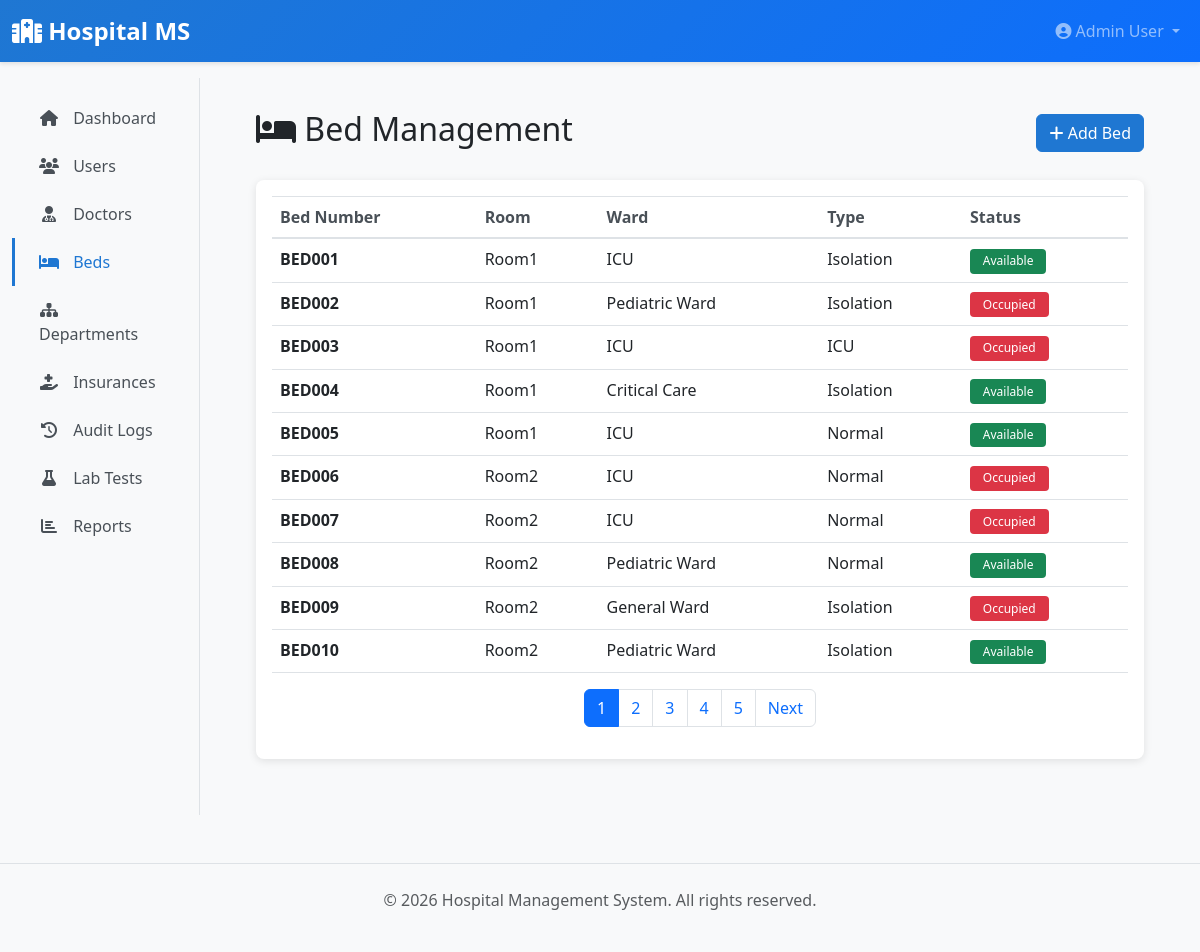
The app's page /admin/beds (signed in), older data.
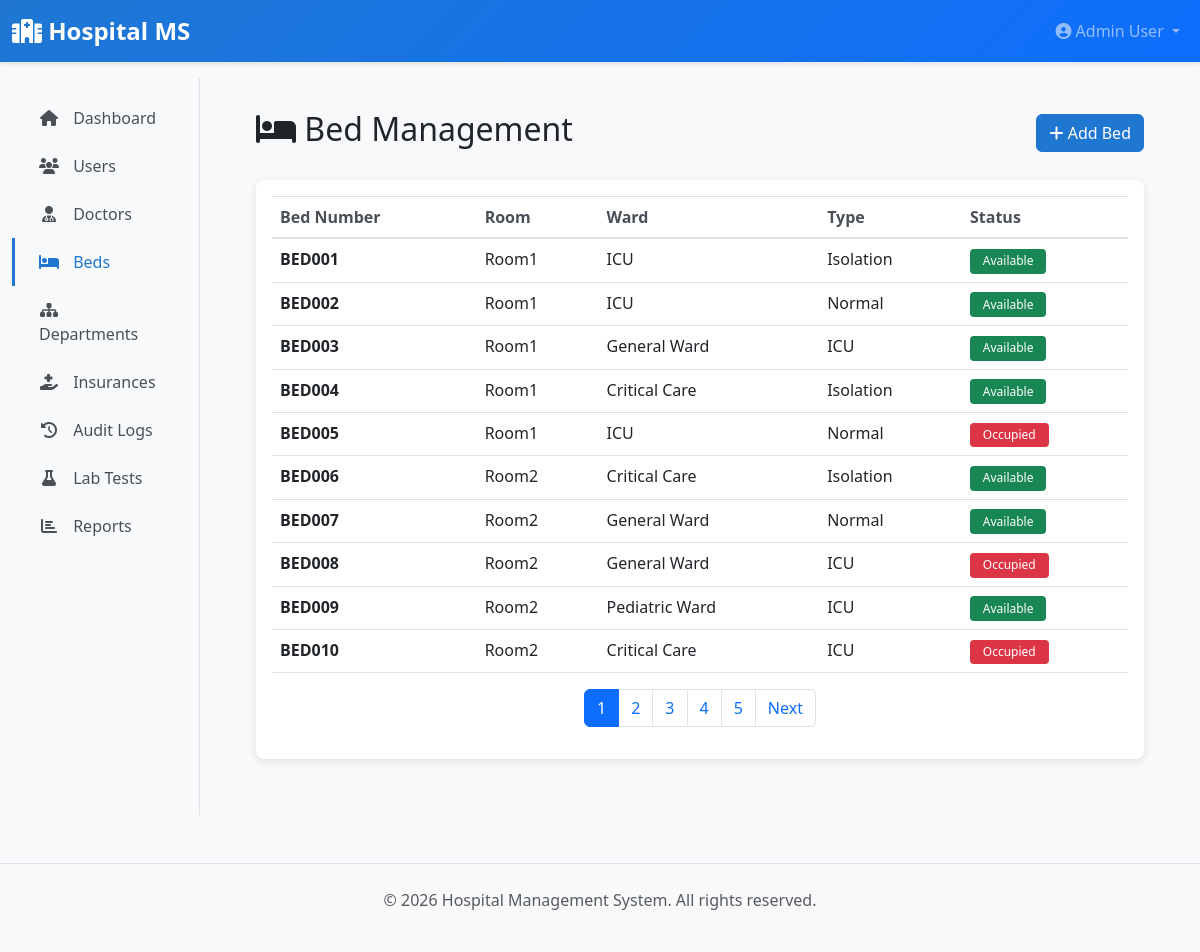
The same page, newer data.
### app/models/__init__.py (models this page shows, shortened)
class User(UserMixin, db.Model):
    __tablename__ = 'users'
    id = db.Column(db.Integer, primary_key=True)
    username = db.Column(db.String(80), unique=True, nullable=False, index=True)
    email = db.Column(db.String(120), unique=True, nullable=False, index=True)
    password_hash = db.Column(db.String(255), nullable=False)
    first_name = db.Column(db.String(80))
    last_name = db.Column(db.String(80))
    phone = db.Column(db.String(20))
    role = db.Column(db.Enum(UserRole), nullable=False, default=UserRole.PATIENT)
    is_active = db.Column(db.Boolean, default=True)
    created_at = db.Column(db.DateTime, default=datetime.utcnow)
    updated_at = db.Column(db.DateTime, default=datetime.utcnow, onupdate=datetime.utcnow)
    patient = db.relationship('Patient', uselist=False, back_populates='user', foreign_keys='Patient.user_id', cascade='all, delete-orphan', passive_deletes=True)
    doctor = db.relationship('Doctor', uselist=False, back_populates='user', foreign_keys='Doctor.user_id', cascade='all, delete-orphan', passive_deletes=True)
    lab_staff = db.relationship('LabStaff', uselist=False, back_populates='user', foreign_keys='LabStaff.user_id', cascade='all, delete-orphan', passive_deletes=True)
    def get_full_name(self):
        return f"{self.first_name} {self.last_name}".strip()

class Bed(db.Model):
    __tablename__ = 'beds'
    id = db.Column(db.Integer, primary_key=True)
    bed_number = db.Column(db.String(20), unique=True, nullable=False)
    room_number = db.Column(db.String(20))
    ward = db.Column(db.String(50), nullable=False)  # ICU, General, Pediatric, etc.
    bed_type = db.Column(db.String(50))  # Normal, ICU, Isolation
    is_available = db.Column(db.Boolean, default=True)
    created_at = db.Column(db.DateTime, default=datetime.utcnow)
    admissions = db.relationship('Admission', back_populates='bed')

### app/blueprints/admin.py (the view)
@admin_bp.route('/beds')
@login_required
@admin_required
def beds_list():
    page = request.args.get('page', 1, type=int)
    beds = Bed.query.paginate(page=page, per_page=10)
    return render_template('admin/beds_list.html', beds=beds)

### app/blueprints/admin.py (called while the page is built)
def admin_required(f):
    @wraps(f)
    def decorated_function(*args, **kwargs):
        if not current_user.is_authenticated or current_user.role != UserRole.ADMIN:
            flash('You do not have permission to access this page.', 'danger')
            return redirect(url_for('main.dashboard'))
        return f(*args, **kwargs)
    return decorated_function

### app/templates/admin/beds_list.html (shortened to what this page needs)
{% extends "layouts/base.html" %}
{% block content %}
<div class="d-flex justify-content-between align-items-center mb-4">
    <h2><i class="fas fa-bed"></i> Bed Management</h2>
    <a href="{{ url_for('admin.create_bed') }}" class="btn btn-primary">
        <i class="fas fa-plus"></i> Add Bed
    </a>
</div>
<div class="card">
    <div class="card-body">
        {% if beds.items %}
        <div class="table-responsive">
            <table class="table table-hover">
                <thead>
                    <tr>
                        <th>Bed Number</th>
                        <th>Room</th>
                        <th>Ward</th>
                        <th>Type</th>
                        <th>Status</th>
                    </tr>
                </thead>
                <tbody>
                    {% for bed in beds.items %}
                    <tr>
                        <td><strong>{{ bed.bed_number }}</strong></td>
                        <td>{{ bed.room_number }}</td>
                        <td>{{ bed.ward }}</td>
                        <td>{{ bed.bed_type }}</td>
                        <td>
                            {% if bed.is_available %}
                                <span class="badge badge-success">Available</span>
                            {% else %}
                                <span class="badge badge-danger">Occupied</span>
                            {% endif %}
                        </td>
                    </tr>
                    {% endfor %}
                </tbody>
            </table>
        </div>
        {% if beds.pages > 1 %}
        <nav>
            <ul class="pagination justify-content-center">
                {% for page_num in beds.iter_pages() %}
                    {% if page_num %}
                        {% if page_num == beds.page %}
                        <li class="page-item active">
                            <span class="page-link">{{ page_num }}</span>
                        </li>
                        {% else %}
                        <li class="page-item">
                            <a class="page-link" href="{{ url_for('admin.beds_list', page=page_num) }}">{{ page_num }}</a>
                        </li>
                        {% endif %}
                    {% endif %}
                {% endfor %}
                {% if beds.has_next %}
                <li class="page-item">
                    <a class="page-link" href="{{ url_for('admin.beds_list', page=beds.next_num) }}">Next</a>
                </li>
                {% endif %}
            </ul>
        </nav>
        {% endif %}
        {% else %}
        <p class="text-muted text-center my-3">No beds configured yet.</p>
        {% endif %}
    </div>
</div>
{% endblock %}

### app/templates/layouts/base.html (shortened to what this page needs)
<!DOCTYPE html>
<html lang="en">
<head>
    <link href="https://cdnjs.cloudflare.com/ajax/libs/bootstrap/5.3.0/css/bootstrap.min.css" rel="stylesheet">
    <link href="https://cdnjs.cloudflare.com/ajax/libs/font-awesome/6.4.0/css/all.min.css" rel="stylesheet">
</head>
<body>
    <nav class="navbar navbar-expand-lg navbar-dark sticky-top">
        <div class="container-fluid">
            <a class="navbar-brand" href="{{ url_for('main.dashboard') }}">
                <i class="fas fa-hospital"></i> Hospital MS
            </a>
            <div class="collapse navbar-collapse" id="navbarNav">
                <ul class="navbar-nav ms-auto">
                    {% if current_user.is_authenticated %}
                        <li class="nav-item dropdown">
                            <a class="nav-link dropdown-toggle" href="#" id="userDropdown" role="button" data-bs-toggle="dropdown">
                                <i class="fas fa-user-circle"></i> {{ current_user.get_full_name() or current_user.username }}
                            </a>
                        </li>
                    {% else %}
                        <li class="nav-item">
                            <a class="nav-link" href="{{ url_for('auth.login') }}">Login</a>
                        </li>
                    {% endif %}
                </ul>
            </div>
        </div>
    </nav>
    {% if current_user.is_authenticated %}
        <div class="container-fluid">
            <div class="row">
                <nav class="col-md-3 col-lg-2 d-md-block bg-light sidebar">
                    <div class="position-sticky pt-3">
                        <ul class="nav flex-column">
                            {% if current_user.role.value == 'admin' %}
                                <li class="nav-item">
                                    <a class="nav-link {% if request.endpoint == 'admin.dashboard' %}active{% endif %}" href="{{ url_for('admin.dashboard') }}">
                                        <i class="fas fa-home"></i> Dashboard
                                    </a>
                                </li>
                                <li class="nav-item">
                                    <a class="nav-link {% if request.endpoint in ['admin.users_list', 'admin.create_user', 'admin.edit_user'] %}active{% endif %}" href="{{ url_for('admin.users_list') }}">
                                        <i class="fas fa-users"></i> Users
                                    </a>
                                </li>
                                <li class="nav-item">
                                    <a class="nav-link {% if request.endpoint in ['admin.doctors_list', 'admin.edit_doctor'] %}active{% endif %}" href="{{ url_for('admin.doctors_list') }}">
                                        <i class="fas fa-user-md"></i> Doctors
                                    </a>
                                </li>
                                <li class="nav-item">
                                    <a class="nav-link {% if request.endpoint in ['admin.beds_list', 'admin.create_bed'] %}active{% endif %}" href="{{ url_for('admin.beds_list') }}">
                                        <i class="fas fa-bed"></i> Beds
                                    </a>
                                </li>
                                <li class="nav-item">
                                    <a class="nav-link {% if request.endpoint in ['admin.departments_list', 'admin.create_department'] %}active{% endif %}" href="{{ url_for('admin.departments_list') }}">
                                        <i class="fas fa-sitemap"></i> Departments
                                    </a>
                                </li>
                                <li class="nav-item">
                                    <a class="nav-link {% if request.endpoint in ['admin.insurances_list', 'admin.create_insurance'] %}active{% endif %}" href="{{ url_for('admin.insurances_list') }}">
                                        <i class="fas fa-hand-holding-medical"></i> Insurances
                                    </a>
                                </li>
                                <li class="nav-item">
                                    <a class="nav-link {% if request.endpoint == 'admin.audit_logs' %}active{% endif %}" href="{{ url_for('admin.audit_logs') }}">
                                        <i class="fas fa-history"></i> Audit Logs
                                    </a>
                                </li>
                                <li class="nav-item">
                                    <a class="nav-link {% if request.endpoint in ['admin.lab_tests_list', 'admin.create_lab_test'] %}active{% endif %}" href="{{ url_for('admin.lab_tests_list') }}">
                                        <i class="fas fa-flask"></i> Lab Tests
                                    </a>
                                </li>
                                <li class="nav-item">
                                    <a class="nav-link {% if request.endpoint == 'admin.reports' %}active{% endif %}" href="{{ url_for('admin.reports') }}">
                                        <i class="fas fa-chart-bar"></i> Reports
                                    </a>
                                </li>
                            {% endif %}
                        </ul>
                    </div>
                </nav>
                <main class="col-md-9 ms-sm-auto col-lg-10 px-md-4">
                    <div class="main-content">
                        {% block content %}{% endblock %}
                    </div>
                </main>
            </div>
        </div>
    {% else %}
        <div style="min-height: calc(100vh - 70px); padding: 2rem;">
            {% block auth_content %}{% endblock %}
        </div>
    {% endif %}
    <footer class="bg-light py-4 mt-5 border-top">
        <div class="container text-center text-muted">
            <p>&copy; 2026 Hospital Management System. All rights reserved.</p>
        </div>
    </footer>
</body>
</html>

### app/templates/layouts/base.html (style rules this page uses)
:root { --primary-color: #1f77d2; --secondary-color: #0d6efd; --danger-color: #dc3545; }
body { background-color: #f8f9fa; font-family: 'Segoe UI', Tahoma, Geneva, Verdana, sans-serif; }
.navbar { background: linear-gradient(135deg, var(--primary-color) 0%, var(--secondary-color) 100%); box-shadow: 0 2px 4px rgba(0,0,0,0.1); }
.navbar-brand { font-weight: 700; font-size: 1.5rem; color: white !important; }
.sidebar { background-color: #fff; min-height: calc(100vh - 70px); border-right: 1px solid #dee2e6; }
.sidebar .nav-link { color: #495057; border-left: 3px solid transparent; padding: 0.75rem 1.5rem; transition: all 0.3s ease; }
.sidebar .nav-link:hover, .sidebar .nav-link.active { color: var(--primary-color); background-color: #f8f9fa; border-left-color: var(--primary-color); }
.sidebar .nav-link i { width: 20px; text-align: center; margin-right: 10px; }
.main-content { padding: 2rem; }
.card { border: 0; box-shadow: 0 2px 8px rgba(0,0,0,0.1); border-radius: 8px; margin-bottom: 1.5rem; }
.btn-primary { background-color: var(--primary-color); border-color: var(--primary-color); }
.badge { padding: 0.4rem 0.8rem; border-radius: 4px; font-weight: 500; }
.badge-success { background-color: #198754; }
.badge-danger { background-color: #dc3545; }
.table { background-color: #fff; }
.table thead { background-color: #f8f9fa; border-top: 1px solid #dee2e6; }
.table thead th { color: #495057; font-weight: 600; border-bottom: 2px solid #dee2e6; }

Row changes from the older to the newer data that the page shows:
changed Bed "BED002": ward "Pediatric Ward" → "ICU"; bed_type "Isolation" → "Normal"; is_available "Occupied" → "Available"
changed Bed "BED003": ward "ICU" → "General Ward"; is_available "Occupied" → "Available"
changed Bed "BED005": is_available "Available" → "Occupied"
changed Bed "BED006": ward "ICU" → "Critical Care"; bed_type "Normal" → "Isolation"; is_available "Occupied" → "Available"
changed Bed "BED007": ward "ICU" → "General Ward"; is_available "Occupied" → "Available"
changed Bed "BED008": ward "Pediatric Ward" → "General Ward"; bed_type "Normal" → "ICU"; is_available "Available" → "Occupied"
changed Bed "BED009": ward "General Ward" → "Pediatric Ward"; bed_type "Isolation" → "ICU"; is_available "Occupied" → "Available"
changed Bed "BED010": ward "Pediatric Ward" → "Critical Care"; bed_type "Isolation" → "ICU"; is_available "Available" → "Occupied"
